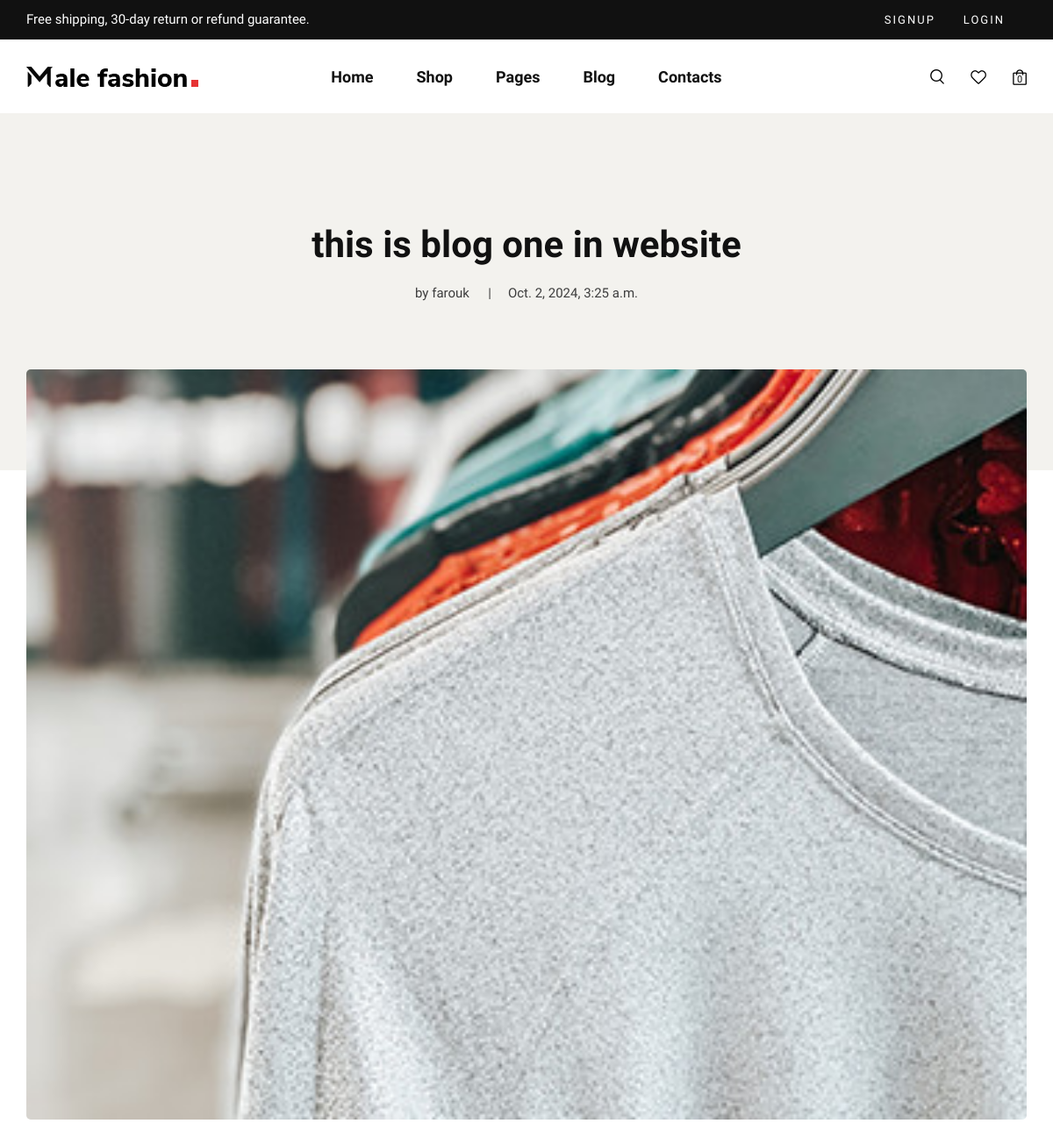
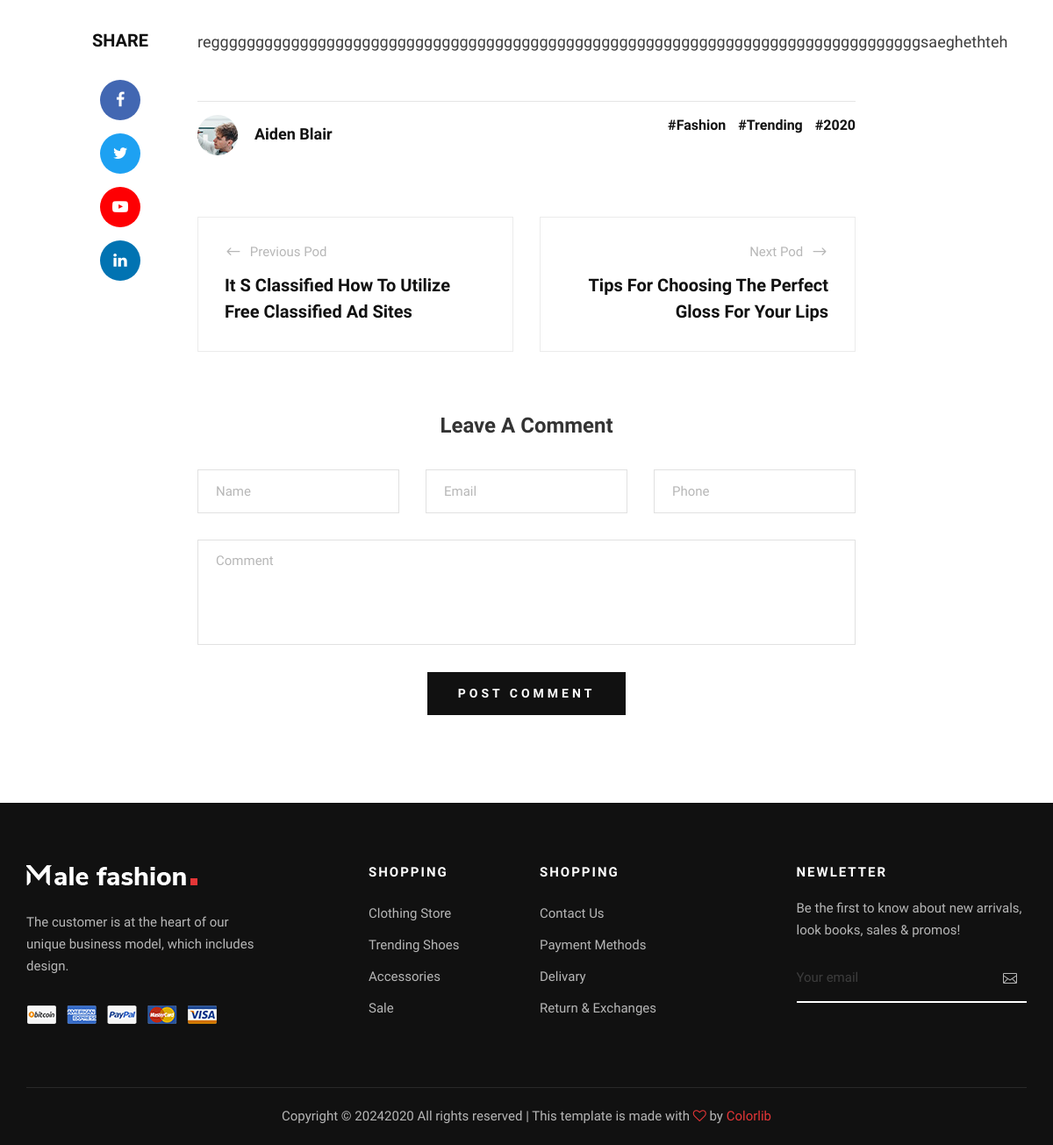
Screenshot of /blog_list/this-is-blog-one-in-website with the database file from the repository (2 pictures, top to bottom).
### blogs/models.py (models this page shows, shortened)
class Blog(models.Model):
    BLimage=models.ImageField(upload_to='blogs/%y/%m/%d',verbose_name=_('blog image'))
    BLdate=models.DateTimeField(verbose_name=_('date'))
    BLtitle=models.CharField(max_length=400,verbose_name=_('title'))
    BLdescription=models.TextField(max_length=600,verbose_name=_('description'))
    BLauthor=models.CharField(max_length=100,verbose_name=_('author'),blank=True, null=True)
    slug=models.SlugField(blank=True, null=True)
    class Meta:
        verbose_name = 'Blog'
        verbose_name_plural = 'Blogs'

### blogs/views.py (the view)
# urls.py: path('<str:slug>',views.blog_detail,name='blog_detail'),
def blog_detail(request,slug):
    blog=Blog.objects.get(slug=slug)
    context={
        'blog':blog ,
    }
    return render(request,'blogs/blog_detail.html',context)

### cart/cart.py (called while the page is built)
    def __len__(self):
        return len(self.cart)

### cart/context_processors.py (called while the page is built)
def cart(request):
    return{'cart':Cart(request)}

### templates/blogs/blog_detail.html
{% extends 'base.html' %}
{% block content %}
    <section class="blog-hero spad">
        <div class="container">
            <div class="row d-flex justify-content-center">
                <div class="col-lg-9 text-center">
                    <div class="blog__hero__text">
                        <h2>{{blog.BLtitle}}</h2>
                        <ul>
                            <li>{{blog.BLauthor}}</li>
                            <li>{{blog.BLdate}}</li>
                        </ul>
                    </div>
                </div>
            </div>
        </div>
    </section>
    <section class="blog-details spad">
        <div class="container">
            <div class="row d-flex justify-content-center">
                <div class="col-lg-12">
                    <div class="blog__details__pic">
                        <img src="{{blog.BLimage.url}}" alt="">
                    </div>
                </div>
                <div class="col-lg-8">
                    <div class="blog__details__content">
                        <div class="blog__details__share">
                            <span>share</span>
                            <ul>
                                <li><a href="#"><i class="fa fa-facebook"></i></a></li>
                                <li><a href="#" class="twitter"><i class="fa fa-twitter"></i></a></li>
                                <li><a href="#" class="youtube"><i class="fa fa-youtube-play"></i></a></li>
                                <li><a href="#" class="linkedin"><i class="fa fa-linkedin"></i></a></li>
                            </ul>
                        </div>
                        <div class="blog__details__text">
                          <p>{{blog.BLdescription}}</p>
                        </div>
                        <div class="blog__details__option">
                            <div class="row">
                                <div class="col-lg-6 col-md-6 col-sm-6">
                                    <div class="blog__details__author">
                                        <div class="blog__details__author__pic">
                                            <img src="img/blog/details/blog-author.jpg" alt="">
                                        </div>
                                        <div class="blog__details__author__text">
                                            <h5>Aiden Blair</h5>
                                        </div>
                                    </div>
                                </div>
                                <div class="col-lg-6 col-md-6 col-sm-6">
                                    <div class="blog__details__tags">
                                        <a href="#">#Fashion</a>
                                        <a href="#">#Trending</a>
                                        <a href="#">#2020</a>
                                    </div>
                                </div>
                            </div>
                        </div>
                        <div class="blog__details__btns">
                            <div class="row">
                                <div class="col-lg-6 col-md-6 col-sm-6">
                                    <a href="" class="blog__details__btns__item">
                                        <p><span class="arrow_left"></span> Previous Pod</p>
                                        <h5>It S Classified How To Utilize Free Classified Ad Sites</h5>
                                    </a>
                                </div>
                                <div class="col-lg-6 col-md-6 col-sm-6">
                                    <a href="" class="blog__details__btns__item blog__details__btns__item--next">
                                        <p>Next Pod <span class="arrow_right"></span></p>
                                        <h5>Tips For Choosing The Perfect Gloss For Your Lips</h5>
                                    </a>
                                </div>
                            </div>
                        </div>
                        <div class="blog__details__comment">
                            <h4>Leave A Comment</h4>
                            <form action="#">
                                <div class="row">
                                    <div class="col-lg-4 col-md-4">
                                        <input type="text" placeholder="Name">
                                    </div>
                                    <div class="col-lg-4 col-md-4">
                                        <input type="text" placeholder="Email">
                                    </div>
                                    <div class="col-lg-4 col-md-4">
                                        <input type="text" placeholder="Phone">
                                    </div>
                                    <div class="col-lg-12 text-center">
                                        <textarea placeholder="Comment"></textarea>
                                        <button type="submit" class="site-btn">Post Comment</button>
                                    </div>
                                </div>
                            </form>
                        </div>
                    </div>
                </div>
            </div>
        </div>
    </section>
{% endblock content %}

### project/static/css/style.css (style rules this page uses)
html, body { height: 100%; font-family: "Nunito Sans", sans-serif; -webkit-font-smoothing: antialiased; }
h1, h2, h3, h4, h5, h6 { margin: 0; color: #111111; font-weight: 400; font-family: "Nunito Sans", sans-serif; }
h2 { font-size: 36px; }
h4 { font-size: 24px; }
h5 { font-size: 18px; }
p { font-size: 15px; font-family: "Nunito Sans", sans-serif; color: #3d3d3d; font-weight: 400; line-height: 25px; margin: 0 0 15px 0; }
img { max-width: 100%; }
ul, ol { padding: 0; margin: 0; }
.spad { padding-top: 100px; padding-bottom: 100px; }
.site-btn { font-size: 14px; color: #ffffff; background: #111111; font-weight: 700; border: none; text-transform: uppercase; display: inline-block; padding: 14px 30px; }
.blog-hero { background: #f3f2ee; padding-top: 125px; padding-bottom: 190px; }
.blog__hero__text h2 { color: #111111; font-size: 42px; font-weight: 700; line-height: 50px; margin-bottom: 18px; }
.blog__hero__text ul li { list-style: none; font-size: 15px; color: #3d3d3d; display: inline-block; margin-right: 40px; position: relative; }
.blog__hero__text ul li:after { position: absolute; right: -25px; top: 0; content: "|"; }
.blog__hero__text ul li:last-child { margin-right: 0; }
.blog__hero__text ul li:last-child:after { display: none; }
.blog-details { margin-top: -115px; padding-top: 0; }
.blog__details__content { position: relative; }
.blog__details__pic { margin-bottom: 60px; }
.blog__details__pic img { min-width: 100%; border-radius: 5px; }
.blog__details__share { text-align: center; position: absolute; left: -120px; top: 0; }
.blog__details__share span { color: #111111; font-size: 20px; text-transform: uppercase; font-weight: 700; display: block; margin-bottom: 30px; }
.blog__details__share ul li { list-style: none; margin-bottom: 15px; }
.blog__details__share ul li a { color: #ffffff; font-size: 18px; height: 46px; display: inline-block; width: 46px; border-radius: 50%; line-height: 46px; text-align: center; background: #4267b2; }
.blog__details__share ul li a.twitter { background: #1da1f2; }
.blog__details__share ul li a.youtube { background: #fe0003; }
.blog__details__share ul li a.linkedin { background: #0173b2; }
.blog__details__text { margin-bottom: 50px; }
.blog__details__text p { font-size: 18px; line-height: 34px; }
.blog__details__text p:last-child { margin-bottom: 0; }
.blog__details__option { border-top: 1px solid #e5e5e5; padding-top: 15px; margin-bottom: 70px; }
.blog__details__author__pic { display: inline-block; margin-right: 15px; }
.blog__details__author__pic img { height: 46px; width: 46px; border-radius: 50%; }
.blog__details__author__text { display: inline-block; }
.blog__details__author__text h5 { color: #111111; font-weight: 700; }
.blog__details__tags { text-align: right; }
.blog__details__tags a { display: inline-block; color: #111111; font-weight: 700; margin-right: 10px; }
.blog__details__tags a:last-child { margin-right: 0; }
.blog__details__btns { margin-bottom: 40px; }
.blog__details__btns__item { display: block; border: 1px solid #ebebeb; padding: 25px 30px 30px; margin-bottom: 30px; }
.blog__details__btns__item.blog__details__btns__item--next { text-align: right; }
.blog__details__btns__item.blog__details__btns__item--next p span { margin-right: 0; margin-left: 5px; }
.blog__details__btns__item p { color: #b7b7b7; margin-bottom: 10px; }
.blog__details__btns__item p span { font-size: 20px; position: relative; top: 4px; margin-right: 5px; }
.blog__details__btns__item h5 { color: #111111; font-size: 20px; line-height: 30px; font-weight: 700; }
.blog__details__comment h4 { color: #333333; font-weight: 700; margin-bottom: 35px; text-align: center; }
.blog__details__comment form input { height: 50px; width: 100%; border: 1px solid #e1e1e1; padding-left: 20px; font-size: 15px; color: #b7b7b7; margin-bottom: 30px; -webkit-transition: all, 0.3s; -o-transition: all, 0.3s; transition: all, 0.3s; }
.blog__details__comment form input::placeholder { color: #b7b7b7; }
.blog__details__comment form textarea { height: 120px; width: 100%; border: 1px solid #e1e1e1; padding-left: 20px; padding-top: 12px; font-size: 15px; color: #b7b7b7; margin-bottom: 24px; resize: none; -webkit-transition: all, 0.3s; -o-transition: all, 0.3s; transition: all, 0.3s; }
.blog__details__comment form textarea::placeholder { color: #b7b7b7; }
.blog__details__comment form button { letter-spacing: 4px; padding: 14px 35px; }
@media only screen and (min-width: 1200px) { .container { max-width: 1170px; } }

### rows the page displays
Blog: BLtitle "this is blog one in website", BLauthor "by farouk", BLdate "Oct. 2, 2024, 3:25 a.m.", BLimage (picture), BLdescription "reggggggggggggggggggggggggggggggggggggggggggggggggggggggggggggggggggggggggggggggggsaeghethteh"

### other values shown
{{ cart|length }} "0"
